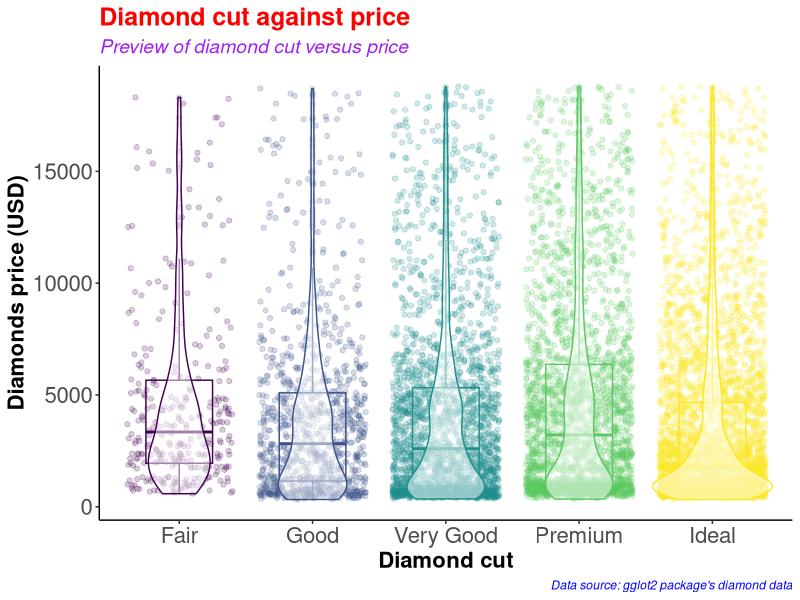
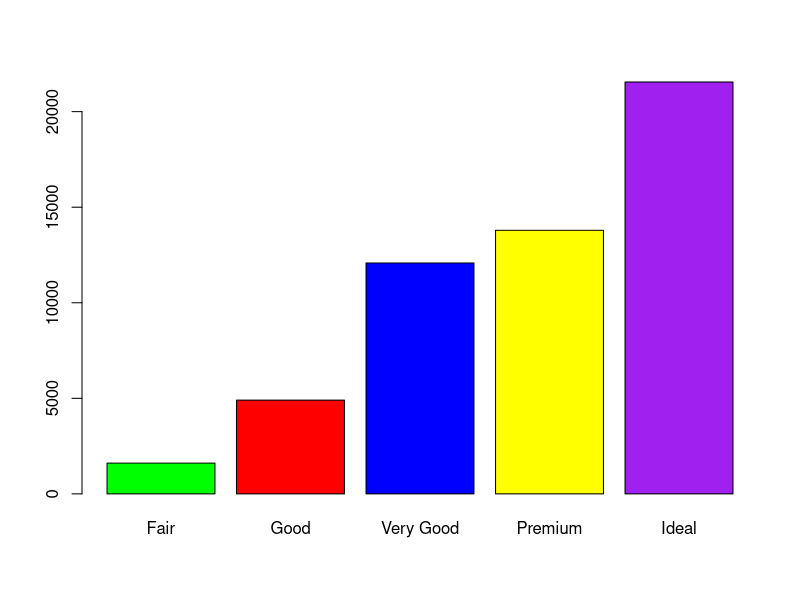
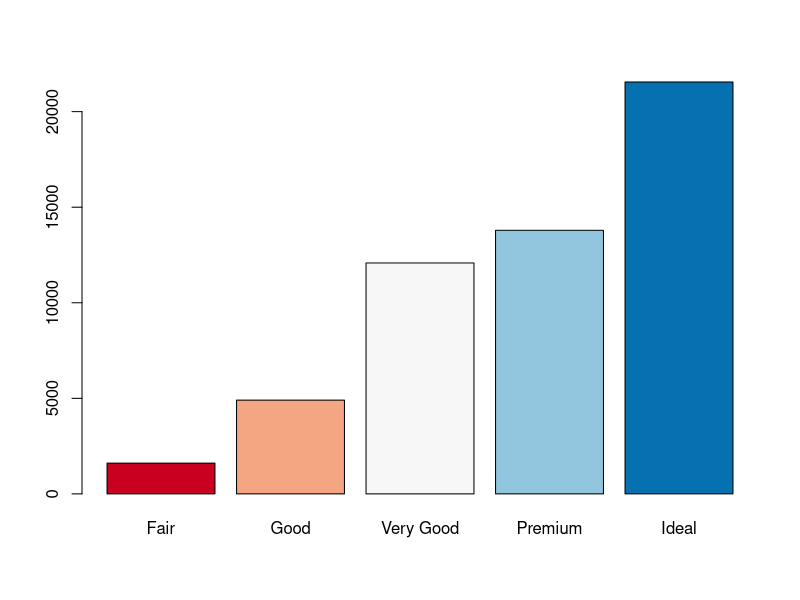
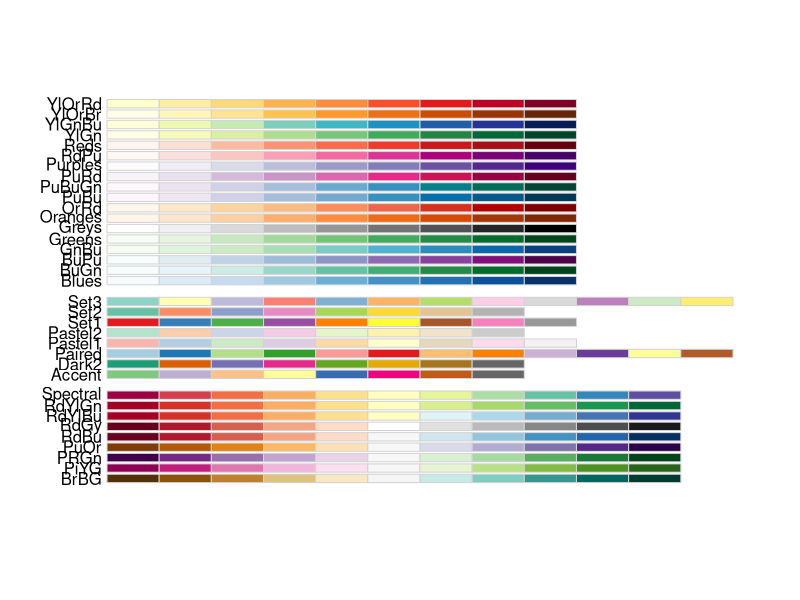
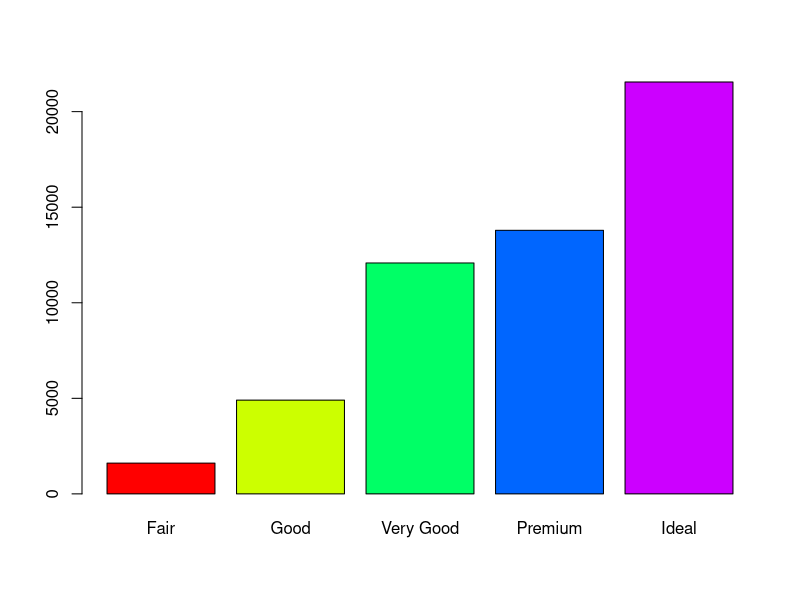
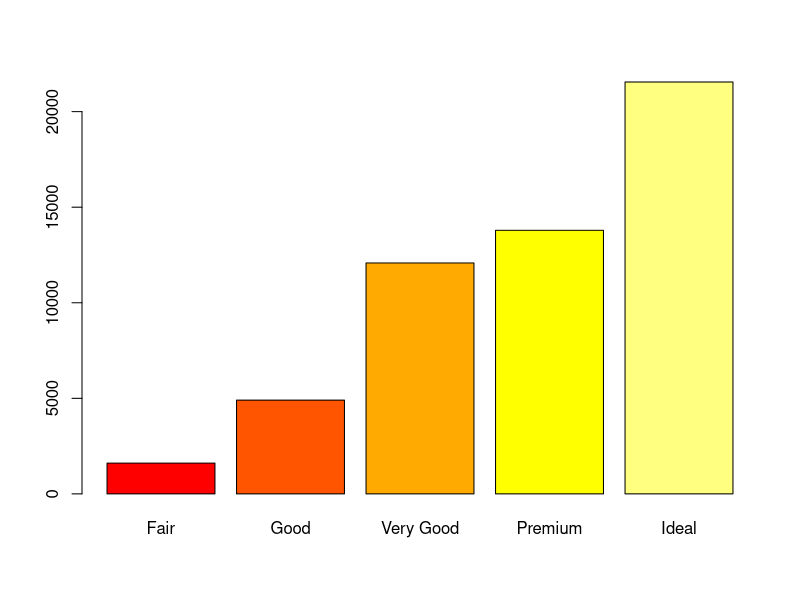
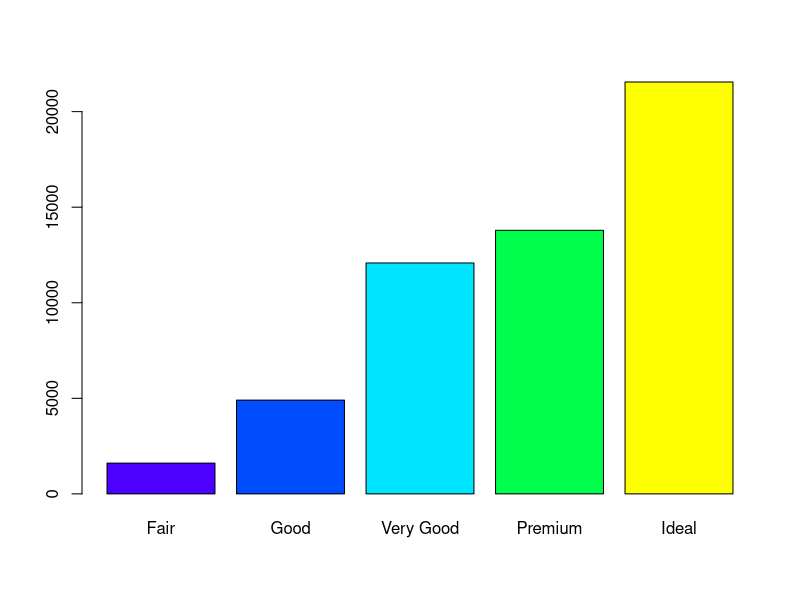
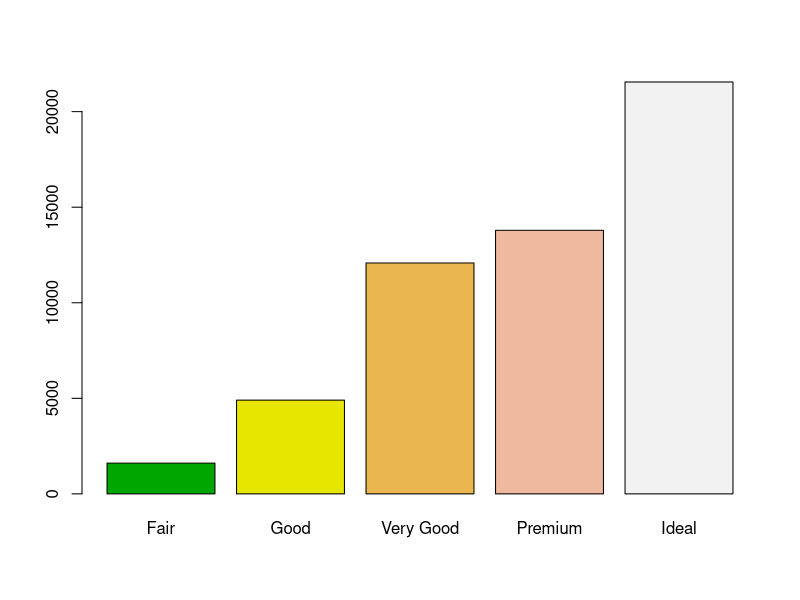

These charts were generated, in order, by the following R code:
#########################################
# Name: Wyclife Agumba Oluoch           #   
# E-mail: wyclifeoluoch@gmail.com       #
# GitHub: https://github.com/Wycology   #
# Task: Boxplot and violin plots in one #
# Date: 4th Jan 2021                    #
# Last edited: 22nd July 2021            #
#########################################

# Loading the necessary libraries for the project

library(tidyverse) # This is for data wrangling and plotting.
library(RColorBrewer) # This is for generating color pallets for the plots.

diamonds_df <- diamonds # Saving the diamonds data-set to a new object in R.

head(diamonds) # Checking the variables in the data-set for subsequent analyses
nrow(diamonds) # Checking for the number of rows in the data. 53940 observations
ncol(diamonds) # Checking the number of variables in the data-set. 10 variables

diamonds_df %>% # Picking the diamonds data, and then
  slice_sample(n = 0.2*(nrow(diamonds))) %>% # Picking a portion of the data-set
  ggplot(aes(x = cut, y = price, color = cut)) + # Adding the mapping variables
  geom_point(position = "jitter", alpha = 0.2) + # Adding jitter and alpha
  geom_boxplot(alpha = 0.1, width = 0.5) + # Modifying dimensions of the boxplot 
  geom_violin(alpha = 0.5) + # Adding violin plot on top of the box and jitter
  theme_classic() + # Adding my preferred theme for publication.
  theme(legend.position = "none") + # Removing the legend; it is on the x-axis
  labs(x = "Diamond cut", # Labels the x-axis.
       y = "Diamonds price (USD)", # Labeling the y-axis
       title = "Diamond cut against price", # Setting tibble of the plot
       subtitle = "Preview of diamond cut versus price", # Descriptive title beneath TITLE
       caption = "Data source: gglot2 package's diamond data") +
  theme(axis.text = element_text(size=16), # Size of labels on tick-marks
        axis.title = element_text(size=16,face="bold")) + # Size of axis labels
  theme(plot.title = element_text(color = 'red', size = 18, face = 'bold'),
        plot.subtitle = element_text(color = 'purple', size = 14, face = 'italic'),
        plot.caption = element_text(color = 'blue', face = 'italic'))

diamonds %>% # Picking the diamonds data, and then
  filter(cut == 'Very Good') %>% # Picking the very good cut 
  nrow() # counting the number of rows with very good cut

diamonds %>% 
  select(cut) %>% 
  table() %>% 
  barplot(col = c('green', 'red', 'blue', 'yellow', 'purple'))

# Instead of specifying the colors, we can simply use the color brewer panel 

diamonds %>% 
  select(cut) %>% 
  table() %>% 
  barplot(col = brewer.pal(n = 5, name = "RdBu"))
# To display more brewer colors options to use, run the following function:

display.brewer.all()

# Can also use rainbow colors

diamonds %>% 
  select(cut) %>% 
  table() %>% 
  barplot(col = rainbow(5))

# Can also use heat.colors
diamonds %>% 
  select(cut) %>% 
  table() %>% 
  barplot(col = heat.colors(5))

# Can also use topographic colors

diamonds %>% 
  select(cut) %>% 
  table() %>% 
  barplot(col = topo.colors(5))

# Can also use terrain colors for the plot
diamonds %>% 
  select(cut) %>% 
  table() %>% 
  barplot(col = terrain.colors(5))

# Can also use cm.colors
diamonds %>% 
  select(cut) %>% 
  table() %>% 
  barplot(col = cm.colors(5)) 

# That is awesome. Good for the day.
